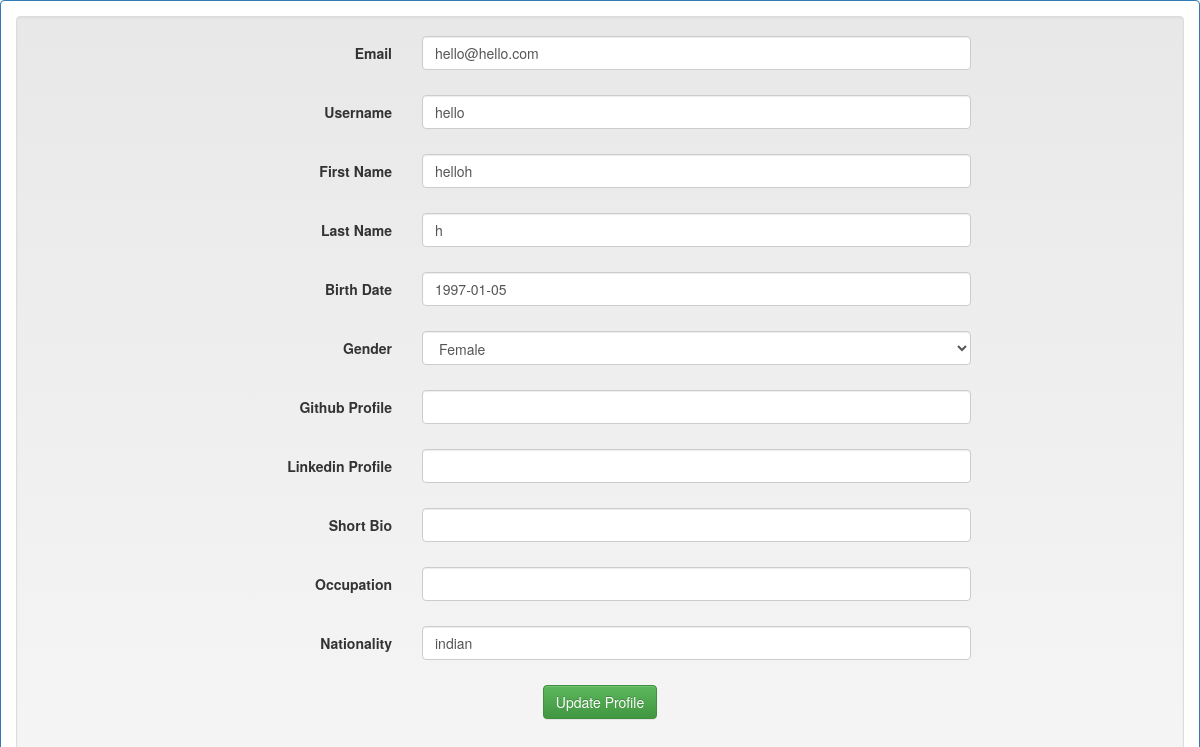
The page /registration/user/profile/edit/ (signed in) on the database its author committed.
### registration/models.py (models this page shows, shortened)
class User(AbstractBaseUser):
    user_id = models.AutoField(primary_key=True)
    user_first_name = models.CharField(_('First Name'), max_length=32, blank=True, null=True,
                                  validators=[RegexValidator(regex='^[A-Za-z]*$')])
    user_last_name = models.CharField(_('Last Name'), max_length=32, blank=True, null=True,
                                    validators=[RegexValidator(regex='^[A-Za-z]*$')])
    email = models.EmailField(_('Email'), db_index=True, unique=True)
    user_dob = models.DateField(_('Birth Date'), blank=True, null=True)
    user_gender = models.CharField(_('Gender'), max_length=1, choices=GENDER, blank=True, null=True)
    user_github = models.CharField(_('Github Profile'),max_length=100,blank=True )
    user_linkedin = models.CharField(_('Linkedin Profile'),max_length=100,blank=True )
    user_bio = models.CharField(_('Short Bio'), max_length=1000,blank=True )
    user_occupation = models.CharField(_('Occupation'), max_length=100,blank=True )
    user_nationality = models.CharField(_('Nationality'), max_length=100,blank=True )
    date_joined = models.DateTimeField(auto_now_add=True)
    username = models.CharField(_('username'), max_length=32, blank=False, unique=True)
    is_active = models.BooleanField(default=True)
    is_admin = models.BooleanField(default=False)
    objects = MyUserManager()
    USERNAME_FIELD = 'email'
    REQUIRED_FIELDS = ['username']

### registration/views.py (the view)
class UserProfileUpdateView(LoginRequiredMixin, CurrentUserMixin, UpdateView):
    model = User
    fields = user_fields + user_extra_fields
    template_name = 'user_update_form.html'
    success_url = '/registration/user/profile/edit/success/'

### registration/templatetags/register_extras.py (called while the page is built)
@register.filter(name='addcss')
def addcss(field, css):
    return field.as_widget(attrs={"class":css})

### registration/views.py (called while the page is built)
    def get_object(self, *args, **kwargs):
        try: obj = super(CurrentUserMixin, self).get_object(*args, **kwargs)
        except AttributeError: obj = self.request.user
        return obj

### registration/templates/user_update_form.html (shortened to what this page needs)
{% load register_extras %}
{%  load staticfiles %}
<!DOCTYPE html>
<html lang="en">
<head>
    <link rel="stylesheet" href="{%  static 'css/bootstrap.min.css' %}">
<link rel="stylesheet" href="{%  static 'css/bootstrap-theme.min.css' %}">
</head>
<body>
<div class="panel panel-primary">
    <div class="panel-body">
        <form class="form-horizontal well" id="registerForm" method="POST"
              enctype="multipart/form-data" action="">
            <fieldset>
                {% csrf_token %} {% load tz %}
                {% for field in form.visible_fields %}
                    <div id="div_{{ field.html_name }}"
                         class="form-group{% if field.errors %} has-error{% endif%}">
                        <label class="col-sm-4 control-label" for="{{ field.id_for_label }}">
                            {{ field.label }}
                        </label>
                        <div class="col-md-6 cnt-inpt">
                            {{ field|addcss:"form-control" }}
                        </div>
                    </div>
                {% endfor %}
                <div class="form-group" style="text-align:center">
                    <a href="#tf-courses">
                        <button type="submit" data-loading-text="Creating request..."
                                class="btn btn-success solution_buttons">Update Profile  </button></a>
                </div>
            </fieldset>
        </form>
    </div>
</div>
</body>
</html>

### rows shown on the page
User: visible_fields "hello@hello.com" "hello" "helloh" "h" "1997-01-05" "Female" "indian"

### other values the page prints
{{ field.label }} "Email" "Username" "First Name" "Last Name" "Birth Date" "Gender" "Github Profile" "Linkedin Profile" "Short Bio" "Occupation" "Nationality"
